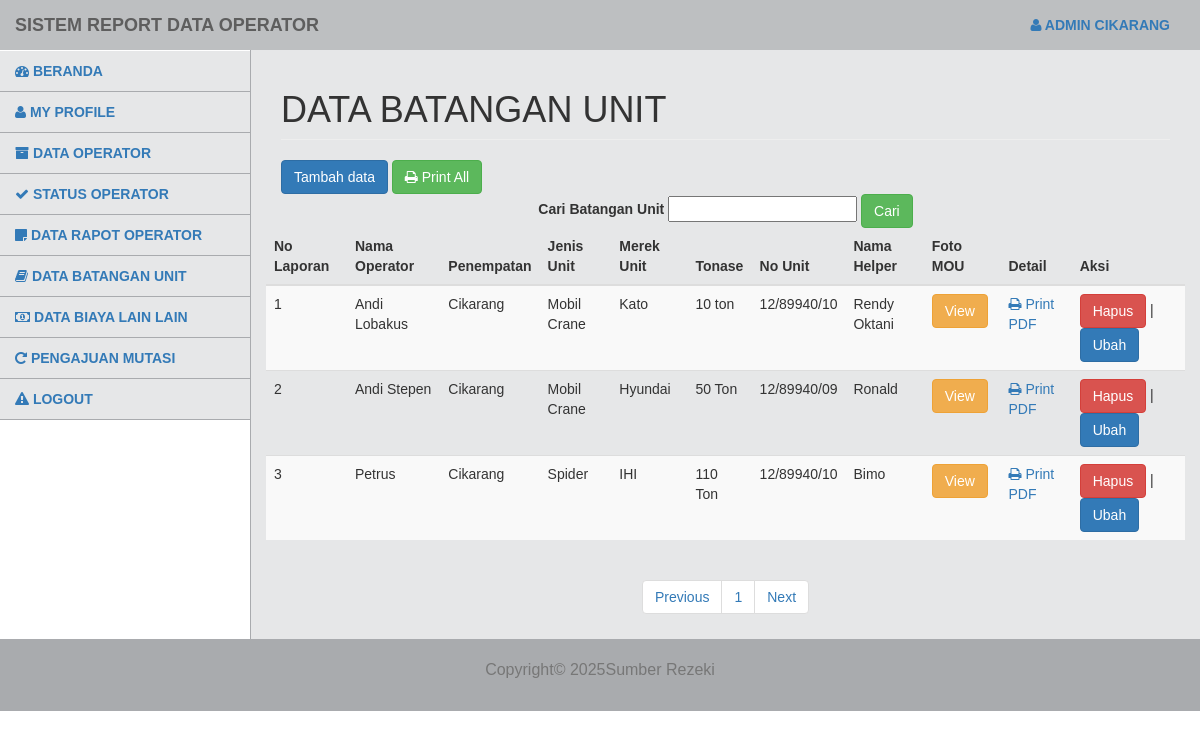
The app's page /petugas/index.php?m=batanganUnit&s=awal (signed in) with its own data.
### tables this page shows
CREATE TABLE `tb_petugas` (
  `id_petugas` int(11) NOT NULL,
  `username` varchar(255) NOT NULL,
  `password` varchar(255) NOT NULL,
  `nama` varchar(255) NOT NULL,
  `telepon` varchar(255) NOT NULL,
  `cabang` varchar(255) NOT NULL
);

CREATE TABLE `tb_batangan` (
  `id_batangan` int(11) NOT NULL,
  `nama_operator` varchar(255) NOT NULL,
  `penempatan` varchar(255) NOT NULL,
  `jenis_unit` varchar(255) NOT NULL,
  `merek_unit` varchar(255) NOT NULL,
  `tonase` varchar(255) NOT NULL,
  `no_unit` varchar(255) NOT NULL,
  `nama_helper` varchar(255) NOT NULL,
  `foto_mou` varchar(255) NOT NULL
);

### petugas/modul/batanganUnit/paging.php (the view, shortened to what this page needs)
<?php
include '../koneksi.php';
$cabang_admin = $_SESSION['cabanginv2'];
$batas = 5;
$halaman = isset($_GET['halaman']) ? (int)$_GET['halaman'] : 1;
$halaman_awal = ($halaman > 1) ? ($halaman * $batas) - $batas : 0;
$query_count = "SELECT COUNT(*) as total FROM tb_batangan WHERE penempatan = ?";
$stmt_count = mysqli_prepare($koneksi, $query_count);
mysqli_stmt_bind_param($stmt_count, 's', $cabang_admin);
mysqli_stmt_execute($stmt_count);
$result_count = mysqli_stmt_get_result($stmt_count);
$row_count = mysqli_fetch_assoc($result_count);
$jumlah_data = $row_count['total'];
$total_halaman = ceil($jumlah_data / $batas);
if (isset($_POST['go'])) {
    $cari = mysqli_real_escape_string($koneksi, $_POST['cari']);
    $query_data = "SELECT * FROM tb_batangan WHERE penempatan = ?
                   AND (nama_operator LIKE ? OR no_unit LIKE ?) LIMIT ?, ?";
    $stmt_data = mysqli_prepare($koneksi, $query_data);
    $search_term = "%" . $cari . "%";
    mysqli_stmt_bind_param($stmt_data, 'ssssi', $cabang_admin, $search_term, $search_term, $halaman_awal, $batas);
} else {
    $query_data = "SELECT * FROM tb_batangan WHERE penempatan = ? LIMIT ?, ?";
    $stmt_data = mysqli_prepare($koneksi, $query_data);
    mysqli_stmt_bind_param($stmt_data, 'sii', $cabang_admin, $halaman_awal, $batas);
}
mysqli_stmt_execute($stmt_data);
$result_data = mysqli_stmt_get_result($stmt_data);
$nomor = $halaman_awal + 1;
while ($row = mysqli_fetch_assoc($result_data)): ?>
    <tr>
        <td><?php echo $nomor++; ?></td>
        <td><?php echo htmlspecialchars($row['nama_operator']); ?></td>
        <td><?php echo htmlspecialchars($row['penempatan']); ?></td>
        <td><?php echo htmlspecialchars($row['jenis_unit']); ?></td>
        <td><?php echo htmlspecialchars($row['merek_unit']); ?></td>
        <td><?php echo htmlspecialchars($row['tonase']); ?></td>
        <td><?php echo htmlspecialchars($row['no_unit']); ?></td>
        <td><?php echo htmlspecialchars($row['nama_helper']); ?></td>
        <td>
            <a href="?m=batanganUnit&s=detail_foto&id_batangan=<?php echo $row['id_batangan']; ?>">
                <button class="btn btn-warning">View</button>
            </a>
        </td>
        <td>
            <a href="?m=batanganUnit&s=export_pdf&id_batangan=<?php echo $row['id_batangan']; ?>">
                <i class="fa fa-print"></i> Print PDF
            </a>
        </td>
        <td>
            <a href="?m=batanganUnit&s=hapus&id_batangan=<?php echo $row['id_batangan']; ?>"
               onclick="return confirm('Yakin Akan dihapus?')">
               <button class="btn btn-danger">Hapus</button>
            </a> |
            <a href="?m=batanganUnit&s=ubah&id_batangan=<?php echo $row['id_batangan']; ?>"
                onclick="return confirm('Yakin Akan diubah?')">
               <button class="btn btn-primary">Ubah</button>
            </a>
        </td>
    </tr>
<?php endwhile; ?>

### petugas/modul/batanganUnit/title.php (shortened to what this page needs)
<!DOCTYPE html>
<html>
  <head>
    <link href="../vendor/css/bootstrap/bootstrap.min.css" rel="stylesheet">
     <link href="../vendor/css/bootstrap/bootstrap.css" rel="stylesheet">
    <link href="../vendor/font-awesome/css/font-awesome.min.css" rel="stylesheet" type="text/css">
    <link href="../css/tampilanadmin.css" rel="stylesheet">
  </head>
  <body>
    <div id="wrapper">
      <nav class="navbar navbar-default navbar-static-top" role="navigation" style="margin-bottom: 0">
          <div class="navbar-header">
            <a class="navbar-brand">Sistem Report Data Operator</a>
          </div>
          <?php
          $id = $_SESSION['idinv2'];
           include '../koneksi.php';
           $sql = "SELECT * FROM tb_petugas WHERE id_petugas = '$id'";
           $query = mysqli_query($koneksi, $sql);
            $r = mysqli_fetch_array($query);
           ?>
            <ul class="nav navbar-top-links navbar-right">
            <li class="dropdown">
              <a class="dropdown-toggle" data-toggle="dropdown" href="#">
              <i class="fa fa-user"></i> <?php echo $r['nama']; ?>
              </a>
            </li>
          </ul>
        <div class="navbar-default sidebar" role="navigation">
          <div class="sidebar-nav navbar-collapse">
          <ul class="nav" id="side-menu">
              <li><a href="?m=awal.php"><i class="fa fa-dashboard"></i> Beranda</a></li>
              <li><a href="?m=my_profile&s=awal"><i class="fa fa-user"></i> My Profile</a></li>
              <li><a href="?m=operator&s=awal"><i class="fa fa-archive"></i> Data Operator</a></li>
              <li><a href="?m=statusOperator&s=awal"><i class="fa fa-check"></i> Status Operator</a></li>
              <li><a href="?m=rapot_opr&s=awal"><i class="fa fa-sticky-note"></i> Data Rapot Operator</a></li>
              <li><a href="?m=batanganUnit&s=awal"> <i class="fa fa-book"></i> Data Batangan Unit</a></li>
              <li><a href="?m=biayaLain&s=awal"> <i class="fa fa-money"></i> Data Biaya Lain Lain</a></li>
              <li><a href="?m=mutasi&s=awal"> <i class="fa fa-rotate-right"></i> Pengajuan Mutasi</a></li>
              <li><a href="logout.php" onclick="return confirm('yakin ingin logout?')"><i class="fa fa-warning"></i> Logout</a></li>
            </ul>
          </div>
        </div>
      </nav>
</div>
      <div id="page-wrapper">
        <div class="row">
          <div class="col-lg-12">
            <h1 class="page-header">Data Batangan Unit</h1>
          </div>
        </div>
<button type="button" class="btn btn-primary" data-toggle="modal" data-target="#exampleModalCenter">
  Tambah data
</button>
<a href="?m=batanganUnit&s=export_pdf&print=all" class="btn btn-success">
  <i class="fa fa-print"></i> Print All
</a>
  <center>
    <form action="" method="POST">
    <label>Cari Batangan Unit</label>
    <input type="text" name="cari"> <button type="submit" name="go" class="btn btn-success">Cari</button>
  </form>
</center>
                              <div class="row">
                                <div class="table-responsive table--no-card m-b-30">
                                    <table class="table table-borderless table-striped table-earning">
                                        <thead>
                                            <tr>
                                 <th>No Laporan</th>
                                 <th>Nama Operator</th>
                                 <th>Penempatan</th>
                                 <th>Jenis Unit</th>
                                 <th>Merek Unit</th>
                                 <th>Tonase</th>
                                 <th>No Unit</th>
                                 <th>Nama Helper</th>
                                 <th>Foto MOU</th>
                                 <th>Detail</th>
                                 <th>Aksi</th>
                                            </tr>
                                          </thead>
                                        <tbody>
                                           <?php
                                            include 'paging.php';
                                            ?>
                                        </tbody>
                                    </table>
                                  <center>
                                      <ul class="pagination justify-content-center">
                                          <li class="page-item">
                                              <a class="page-link" <?php if ($halaman > 1) { echo "href='?m=rapot_opr&s=awal&halaman=$previous'"; } ?>>Previous</a>
                                          </li>
                                          <?php
                                          for ($x = 1; $x <= $total_halaman; $x++) {
                                              echo "<li class='page-item'><a class='page-link' href='?m=rapot_opr&s=awal&halaman=$x'>$x</a></li>";
                                          }
                                          ?>
                                          <li class="page-item">
                                              <a class="page-link" <?php if ($halaman < $total_halaman) { echo "href='?m=rapot_opr&ss=awal&halaman=$next'"; } ?>>Next</a>
                                          </li>
                                      </ul>
                                  </center>
                                </div>
                            </div>
      </div>
    <footer class="text-center">
      <div class="footer-below">
        <div class="container">
          <div class="row">
            <div class="col-lg-12">
            <p class="text-muted" style="font-size: 16px;">Copyright&copy; <script>document.write(new Date().getFullYear());</script>Sumber Rezeki</p>
            </div>
          </div>
        </div>
      </div>
    </footer>
  </body>
</html>

### css/tampilanadmin.css (style rules this page uses)
body { font-family: Arial, sans-serif; }
p { font-size: 15px; }
h1 { text-transform: uppercase; font-weight: 500; }
#wrapper { width: 100%; }
#page-wrapper { padding: 0 15px; min-height: 568px; background-color: #E6E7E8; }
@media (min-width: 768px) { #page-wrapper { position: inherit; margin: 0 0 0 250px; padding: 0 30px; border-left: 1px solid #A9ABAE; } }
.navbar { background-color: #BDBFC1; font-weight: 700; font-family: arial; text-transform: uppercase; border: none; }
.navbar-top-links { margin-right: 0; }
.navbar-top-links li { display: inline-block; }
.navbar-top-links li:last-child { margin-right: 15px; }
.navbar-top-links li a { padding: 15px; min-height: 50px; }
.sidebar { background-color: #E6E7E8; }
.sidebar .sidebar-nav.navbar-collapse { padding-left: 0; padding-right: 0; }
.sidebar ul li { border-bottom: 1px solid #A9ABAE; }
@media (min-width: 768px) { .sidebar { z-index: 1; position: absolute; width: 250px; margin-top: 51px; } }
@media (min-width: 768px) { .navbar-top-links { margin-left: auto; } }
footer { color: black; font-size: 15px; }
footer .footer-below { padding: 20px 0; background-color: #A9ABAE; }

### records on screen
tb_petugas: nama "ADMIN CIKARANG"
tb_batangan: nama_operator "Andi Lobakus", penempatan "Cikarang", jenis_unit "Mobil Crane", merek_unit "Kato", tonase "10 ton", no_unit "12/89940/10", nama_helper "Rendy Oktani"
tb_batangan: nama_operator "Andi Stepen", penempatan "Cikarang", jenis_unit "Mobil Crane", merek_unit "Hyundai", tonase "50 Ton", no_unit "12/89940/09", nama_helper "Ronald"
tb_batangan: nama_operator "Petrus", penempatan "Cikarang", jenis_unit "Spider", merek_unit "IHI", tonase "110 Ton", no_unit "12/89940/10", nama_helper "Bimo"
